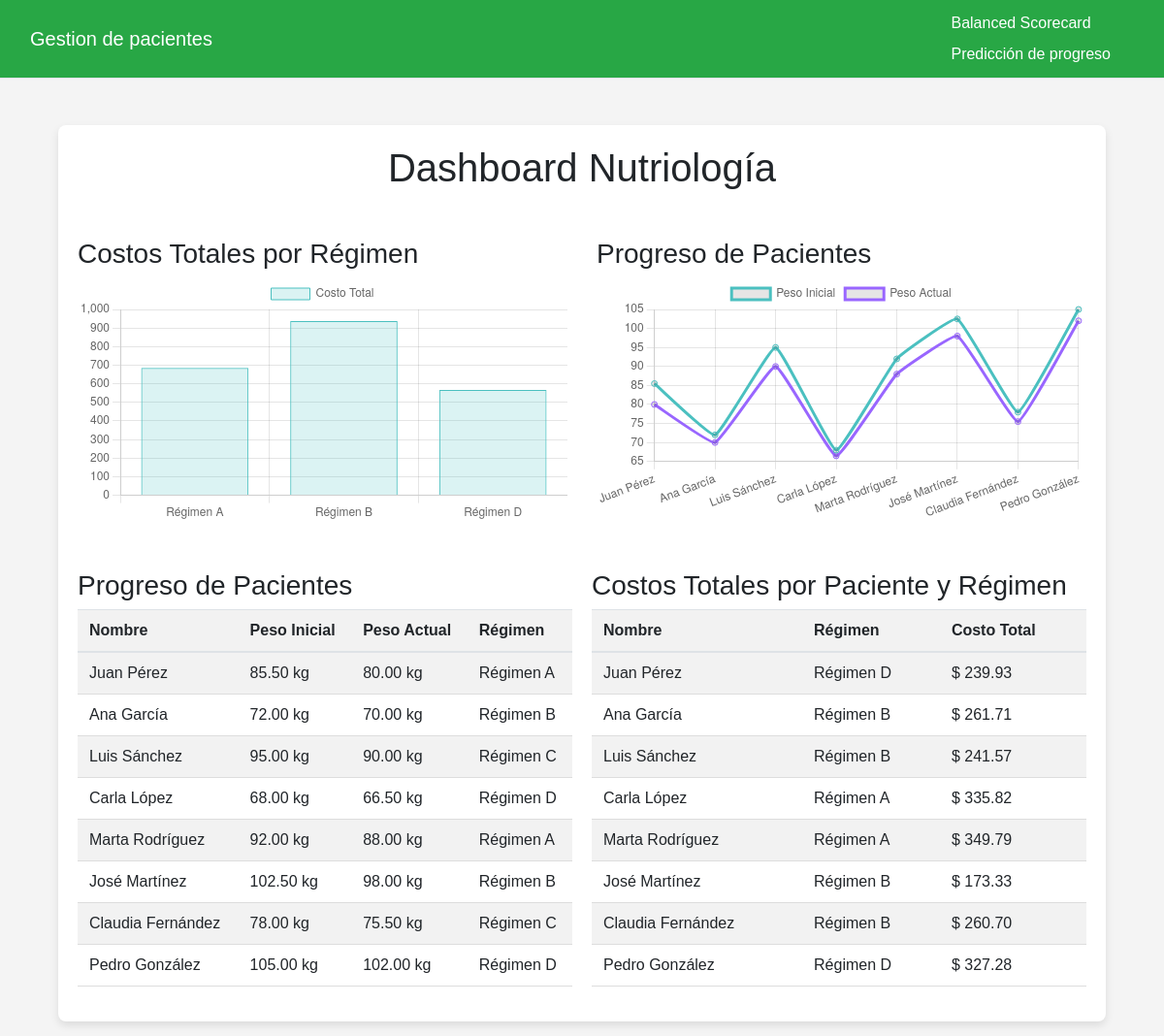
The page / on the database its author committed.
### tables this page shows
CREATE TABLE `pacientes` (
  `paciente_id` int(11) NOT NULL,
  `nombre` varchar(100) NOT NULL,
  `edad` int(11) NOT NULL,
  `peso_inicial` decimal(5,2) NOT NULL,
  `peso_actual` decimal(5,2) NOT NULL,
  `regimen_id` int(11) DEFAULT NULL,
  `fecha_registro` date NOT NULL
);

CREATE TABLE `regimenes` (
  `id` int(11) NOT NULL,
  `tipo` varchar(50) NOT NULL,
  `costo_semanal` decimal(10,2) NOT NULL,
  `descripcion` text DEFAULT NULL
);

### index.php (the view, shortened to what this page needs)
<?php
include('conexion.php');
include('header.php');
$queryCostos = "
    SELECT r.tipo AS regimen, SUM(dr.costo_total) AS costo_total
    FROM detalle_regimen dr
    JOIN regimenes r ON dr.id_regimen = r.id
    GROUP BY r.tipo
";
$resultCostos = $conn->query($queryCostos);
$costosData = [];
while ($row = $resultCostos->fetch_assoc()) {
    $costosData[] = $row;
}
$queryPacientes = "
    SELECT p.nombre, p.peso_inicial, p.peso_actual, r.tipo AS regimen
    FROM pacientes p
    JOIN regimenes r ON p.regimen_id = r.id
";
$resultPacientes = $conn->query($queryPacientes);
$pacientesData = [];
while ($row = $resultPacientes->fetch_assoc()) {
    $pacientesData[] = $row;
}
$queryProgreso = "
    SELECT p.nombre, p.peso_inicial, p.peso_actual
    FROM pacientes p
";
$resultProgreso = $conn->query($queryProgreso);
$progresoData = [];
while ($row = $resultProgreso->fetch_assoc()) {
    $progresoData[] = $row;
}
$queryOLAP = "
    SELECT p.nombre, r.tipo AS regimen, SUM(dr.costo_total) AS costo_total
    FROM detalle_regimen dr
    JOIN pacientes p ON dr.paciente_id = p.paciente_id
    JOIN regimenes r ON dr.id_regimen = r.id
    GROUP BY p.paciente_id, r.id
";
$resultOLAP = $conn->query($queryOLAP);
$olapData = [];
while ($row = $resultOLAP->fetch_assoc()) {
    $olapData[] = $row;
}
?>
<!DOCTYPE html>
<html lang="es">
<head>
    <link rel="stylesheet" href="https://cdn.jsdelivr.net/npm/bootstrap-icons@1.10.5/font/bootstrap-icons.css">
    <link rel="stylesheet" href="https://maxcdn.bootstrapcdn.com/bootstrap/4.5.2/css/bootstrap.min.css">
    <link rel="stylesheet" href="assets/css/estilos.css">
</head>
<body>
    <div class="container mt-5">
        <h1 class="text-center">Dashboard Nutriología</h1>
        <div class="mt-5 row">
            <div class="col-md-6">
                <h3>Costos Totales por Régimen</h3>
                <canvas id="costosRegimen" class="chart-canvas"></canvas>
            </div>
            <div class="col-md-6">
                <h3>Progreso de Pacientes</h3>
                <canvas id="progresoPacientes" class="chart-canvas"></canvas>
            </div>
        </div>
        <div class="mt-5 table-row">
            <div class="table-container">
                <h3>Progreso de Pacientes</h3>
                <table class="table table-striped">
                    <thead>
                        <tr>
                            <th>Nombre</th>
                            <th>Peso Inicial</th>
                            <th>Peso Actual</th>
                            <th>Régimen</th>
                        </tr>
                    </thead>
                    <tbody>
                        <?php foreach ($pacientesData as $paciente): ?>
                            <tr>
                                <td><?= $paciente['nombre']; ?></td>
                                <td><?= $paciente['peso_inicial']; ?> kg</td>
                                <td><?= $paciente['peso_actual']; ?> kg</td>
                                <td><?= $paciente['regimen']; ?></td>
                            </tr>
                        <?php endforeach; ?>
                    </tbody>
                </table>
            </div>
            <div class="table-container">
                <h3>Costos Totales por Paciente y Régimen</h3>
                <table class="table table-striped">
                    <thead>
                        <tr>
                            <th>Nombre</th>
                            <th>Régimen</th>
                            <th>Costo Total</th>
                        </tr>
                    </thead>
                    <tbody>
                        <?php foreach ($olapData as $data): ?>
                            <tr>
                                <td><?= $data['nombre']; ?></td>
                                <td><?= $data['regimen']; ?></td>
                                <td>$ <?= $data['costo_total']; ?></td>
                            </tr>
                        <?php endforeach; ?>
                    </tbody>
                </table>
            </div>
        </div>
    </div>
    <script>
        // Gráfico de Costos por Régimen
        const ctx = document.getElementById('costosRegimen').getContext('2d');
        const costosRegimenChart = new Chart(ctx, {
            type: 'bar',
            data: {
                labels: <?= json_encode(array_column($costosData, 'regimen')); ?>,
                datasets: [{
                    label: 'Costo Total',
                    data: <?= json_encode(array_column($costosData, 'costo_total')); ?>,
                    backgroundColor: 'rgba(75, 192, 192, 0.2)',
                    borderColor: 'rgba(75, 192, 192, 1)',
                    borderWidth: 1
                }]
            },
            options: {
                scales: {
                    y: {
                        beginAtZero: true
                    }
                }
            }
        });
        // Gráfico de Progreso de Pacientes (Peso Inicial vs Peso Actual)
        const ctxProgreso = document.getElementById('progresoPacientes').getContext('2d');
        const progresoPacientesChart = new Chart(ctxProgreso, {
            type: 'line',
            data: {
                labels: <?= json_encode(array_column($progresoData, 'nombre')); ?>,
                datasets: [{
                    label: 'Peso Inicial',
                    data: <?= json_encode(array_column($progresoData, 'peso_inicial')); ?>,
                    fill: false,
                    borderColor: 'rgba(75, 192, 192, 1)',
                    tension: 0.1
                }, {
                    label: 'Peso Actual',
                    data: <?= json_encode(array_column($progresoData, 'peso_actual')); ?>,
                    fill: false,
                    borderColor: 'rgba(153, 102, 255, 1)',
                    tension: 0.1
                }]
            }
        });
    </script>
</body>
</html>

### header.php
<nav class="navbar bg-success border-bottom border-body" data-bs-theme="success">
        <div class="container-fluid d-flex justify-content-between">
            <a class="navbar-brand" href="/GestionPacientes/index.php" style="color:white;">
                Gestion de pacientes
            </a>
            <div class="dropdown ms-auto">
                <a href="/GestionPacientes/balanced_scorecard.php" class="dropdown-item" style="color:white;">Balanced Scorecard</a>
                <a href="/GestionPacientes/predicciones.php" class="dropdown-item" style="color:white;">Predicción de progreso</a>
            </div>
        </div>
    </nav>

### assets/css/estilos.css (style rules this page uses)
body { font-family: Arial, sans-serif; background-color: #f4f4f4; margin: 0; padding: 0; }
.container { max-width: 90%; margin: 15px auto; margin-top: 15px; padding: 20px; background-color: #fff; border-radius: 8px; box-shadow: 0 4px 8px rgba(0, 0, 0, 0.1); overflow-x: auto; }
.table-row { display: flex; justify-content: space-between; flex-wrap: wrap; gap: 20px; }
.table-container { flex: 1; min-width: 300px; }
.chart-canvas { width: 100%; height: 350px; }
h1 { text-align: center; margin-bottom: 20px; }
table { width: 100%; border-collapse: collapse; }
th, td { padding: 10px; text-align: left; border-bottom: 1px solid #ddd; }
th { background-color: #f2f2f2; }

### rows shown on the page
pacientes: nombre "Juan Pérez", peso_inicial "85.50", peso_actual "80.00", regimen.tipo "Régimen A"
pacientes: nombre "Ana García", peso_inicial "72.00", peso_actual "70.00", regimen.tipo "Régimen B"
pacientes: nombre "Luis Sánchez", peso_inicial "95.00", peso_actual "90.00", regimen.tipo "Régimen C"
pacientes: nombre "Carla López", peso_inicial "68.00", peso_actual "66.50", regimen.tipo "Régimen D"
pacientes: nombre "Marta Rodríguez", peso_inicial "92.00", peso_actual "88.00", regimen.tipo "Régimen A"
pacientes: nombre "José Martínez", peso_inicial "102.50", peso_actual "98.00", regimen.tipo "Régimen B"
pacientes: nombre "Claudia Fernández", peso_inicial "78.00", peso_actual "75.50", regimen.tipo "Régimen C"
pacientes: nombre "Pedro González", peso_inicial "105.00", peso_actual "102.00", regimen.tipo "Régimen D"

### other values the page prints
$data['nombre'] "Juan Pérez"
$data['regimen'] "Régimen D"
$data['costo_total'] "239.93"
$data['nombre'] "Ana García"
$data['regimen'] "Régimen B"
$data['costo_total'] "261.71"
$data['nombre'] "Luis Sánchez"
$data['costo_total'] "241.57"
$data['nombre'] "Carla López"
$data['regimen'] "Régimen A"
$data['costo_total'] "335.82"
$data['nombre'] "Marta Rodríguez"
$data['costo_total'] "349.79"
$data['nombre'] "José Martínez"
$data['costo_total'] "173.33"
